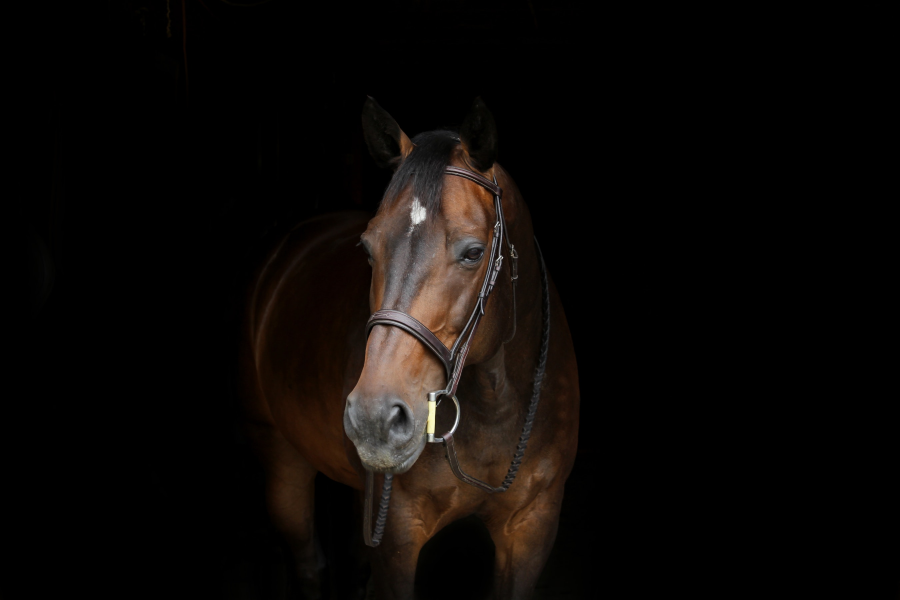
#> input picture DATA/horse.jpg, 2700 x 1800 px (shown at 1/3 size)
$ jupyter execute 30-HistogramsI.ipynb   (shell and % lines are left out)
#> lines starting #> are read from the running program, lines starting #| are printed output that depends on the picture
[cell 1]
import cv2
import numpy as np
import matplotlib.pyplot as plt

[cell 2]
dark_horse = cv2.imread('../DATA/horse.jpg')
#> dark_horse is the input picture: shape (1800, 2700, 3); mean B, G, R 6.9, 8.9, 12
show_horse = cv2.cvtColor(dark_horse, cv2.COLOR_BGR2RGB)

rainbow = cv2.imread('../DATA/rainbow.jpg')
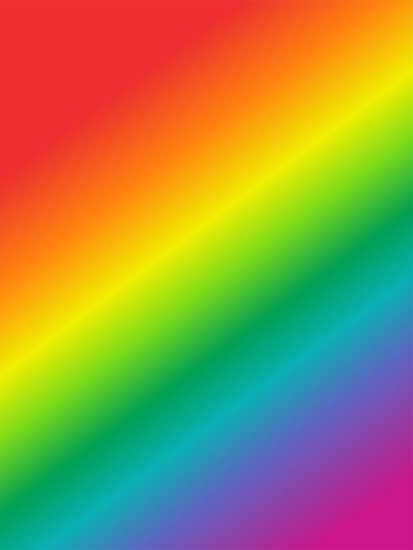
#> input picture DATA/rainbow.jpg, 413 x 550 px
#> rainbow is the input picture: shape (550, 413, 3); mean B, G, R 72.8, 142.3, 152.3
show_rainbow = cv2.cvtColor(rainbow, cv2.COLOR_BGR2RGB)

blue_bricks = cv2.imread('../DATA/bricks.jpg')
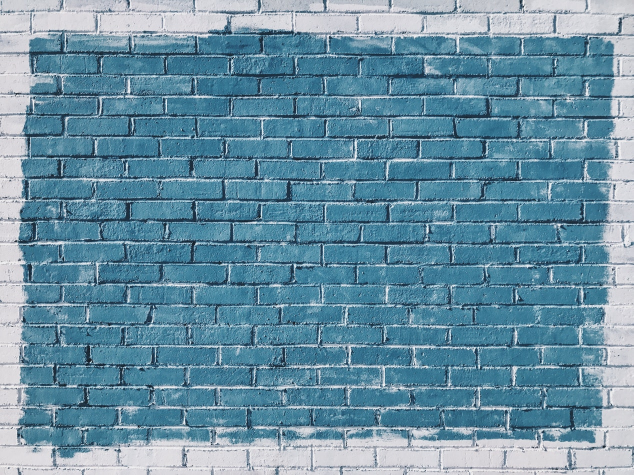
#> input picture DATA/bricks.jpg, 1267 x 950 px (shown at 1/2 size)
#> blue_bricks is the input picture: shape (950, 1267, 3); mean B, G, R 163.5, 144, 104.9
show_bricks = cv2.cvtColor(blue_bricks, cv2.COLOR_BGR2RGB)

[cell 3]
# OpenCV BGR
hist_values = cv2.calcHist([blue_bricks], channels=[0], mask=None, histSize=[256], ranges=[0, 256])
#> hist_values = 256 values, max 19329 at index 150, min 0 at index 0, mean 4701.8

[cell 4]
plt.plot(hist_values)
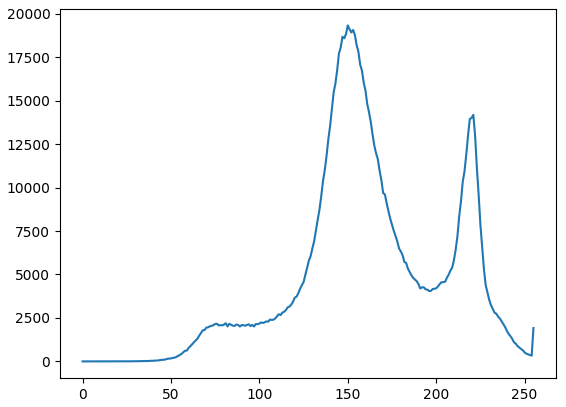
#> figure drawn by matplotlib, 1 panel; curve peaks at x = 150, y = 19329

[cell 5]
hist_values = cv2.calcHist([dark_horse], channels=[0], mask=None, histSize=[256], ranges=[0, 256])
#> hist_values = 256 values, max 3726045 at index 0, min 10 at index 246, mean 18984.4

[cell 6]
plt.plot(hist_values)
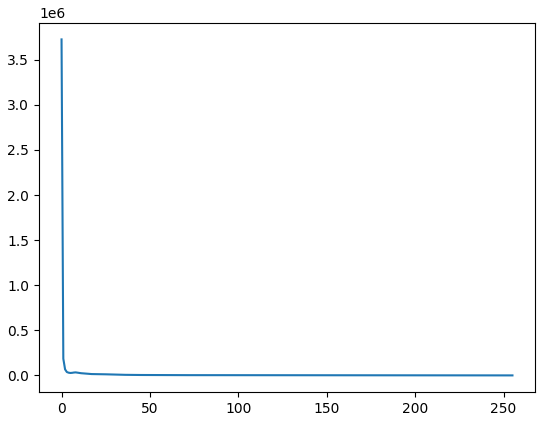
#> figure drawn by matplotlib, 1 panel; curve peaks at x = 0, y = 3726045

[cell 7]
#
img = blue_bricks
color = ('b', 'g', 'r')
for i, col in enumerate(color):
    histr = cv2.calcHist([img], [i], None, [256], [0, 256])
    plt.plot(histr, color=col)
    plt.xlim([0, 256])
plt.title('HISTOGRAM FOR BLUE BRICKS')
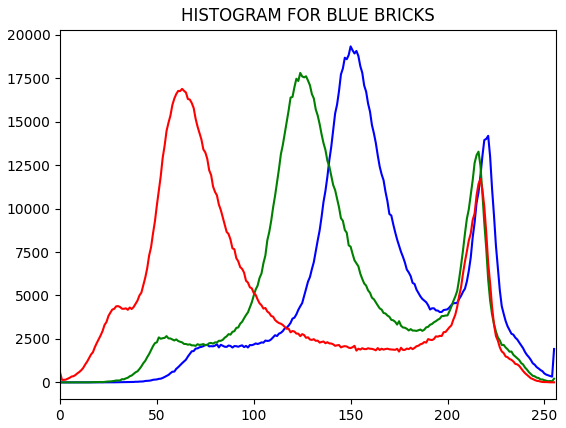
#> figure drawn by matplotlib, 1 panel; curve peaks at x = 150, y = 19329; curve peaks at x = 124, y = 17804; curve peaks at x = 63, y = 16885

[cell 8]
img = dark_horse
color = ('b', 'g', 'r')
for i, col in enumerate(color):
    histr = cv2.calcHist([img], [i], None, [256], [0, 256])
    plt.plot(histr, color=col)
    plt.xlim([0, 50])
    plt.ylim([0,500000])
plt.title('HISTOGRAM FOR DARK HORSE')
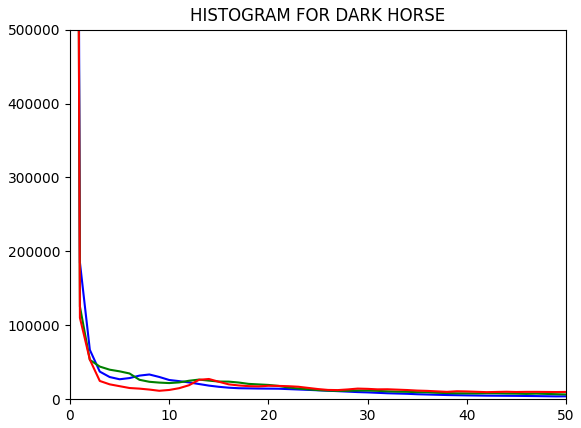
#> figure drawn by matplotlib, 1 panel; curve peaks at x = 0, y = 3726045; curve peaks at x = 0, y = 3605157; curve peaks at x = 0, y = 3582424
